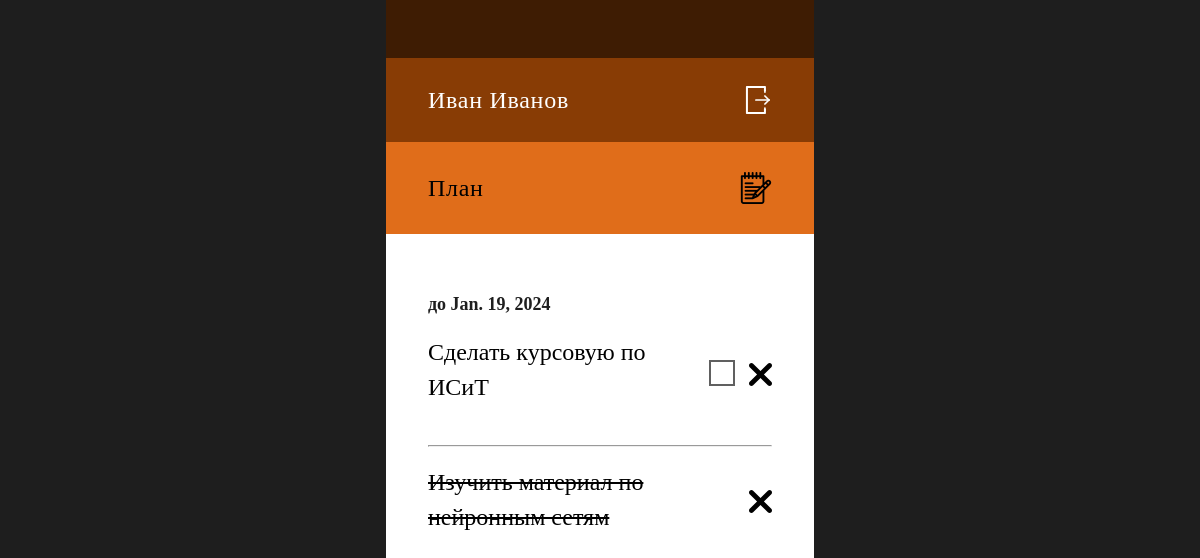
Page /plan/2/ on the committed database.
### vladimirova_app/models.py (models this page shows)
class Account(models.Model):
    mail = models.CharField(max_length=50)
    password = models.CharField(max_length=50)
    name = models.CharField(max_length=50)

class Task(models.Model):
    closed = models.BooleanField(default=False)
    deadline = models.DateField()
    body = models.CharField(max_length=150)
    parent_task = models.CharField(default='-', max_length=150)
    account_id = models.IntegerField(default=None)
    def __str__(self):
        return self.body

### vladimirova_app/views.py (the view)
# urls.py: path('plan/<int:account_id>/', views.plan, name='plan'),
def plan(request, account_id):
    account = Account.objects.get(id=account_id)
    context = {
        'account' : account,
        'active_tasks' : Task.objects.filter(account_id=account_id, closed=False),
        'closed_tasks' : Task.objects.filter(account_id=account_id, closed=True),
    }
    return render(request, 'savvinova_app/plan.html', context=context)

### vladimirova_app/templates/savvinova_app/plan.html (shortened to what this page needs)
{% load static %}
<!DOCTYPE html>
<html lang="en">
<head>
  <link rel="stylesheet" href="{% static '/css/plan_styles.css' %}">
</head>
<body>
  <section class="screen-container">
    <header>
      <div class="gradient-line-1"></div>
      <div class="gradient-line-2">
        <h2>{{account.name}}</h2>
        <a class="header-btn" href="{% url 'index' %}"><img src="{% static 'img/door.svg' %}" alt=""></a>
      </div>
      <div class="gradient-line-3">
        <h2>План</h2>
        <a class="header-btn" href="{% url 'new_task' account.id %}"><img src="{% static 'img/note.svg' %}" alt=""></a>
      </div>
    </header>
    <section class="tasks">
      {% for a_task in active_tasks %}
        <span><b>до {{a_task.deadline}}</b></span>
        <div class="task">
          <p>{{a_task}}
          </p>
          <div class="task-btns">
            <a class="task-btn-close" href="{% url 'close_task' a_task.id %}"><img src="{% static 'img/squire.svg' %}" alt=""></a>
            <a class="task-btn-remove" href="{% url 'remove_task' a_task.id %}"><img src="{% static 'img/cross.svg' %}" alt=""></a>
          </div>
        </div>
      {% endfor %}
      <hr>
      {% for c_task in closed_tasks %}
        <div class="task">
          <p><s>{{c_task}}</s></p>
          <div class="task-btns">
            <a class="task-btn-remove" href="{% url 'remove_task' c_task.id %}"><img src="{% static 'img/cross.svg' %}" alt=""></a>
          </div>
        </div>
      {% endfor %}
    </section>
  </section>
</body>
</html>

### static/css/plan_styles.css (style rules this page uses)
body { margin: 0; background-color: #1E1E1E; }
.screen-container { width: 428px; min-height: 926px; margin: auto; background: #ffffff; }
.gradient-line-1 { background-color: #3E1C03; height: 58px; }
.gradient-line-2 { background-color: #883C05; padding: 26px 42px; display: flex; justify-content: space-between; align-items: center; }
.gradient-line-3 { background-color: #E06D1A; padding: 30px 42px; display: flex; justify-content: space-between; align-items: center; }
.gradient-line-2 h2 { color: #FFF; font-family: Jura; font-size: 24px; font-style: normal; font-weight: 400; line-height: 25px; letter-spacing: 0.72px; margin: 0; }
.gradient-line-3 h2 { color: #000; font-family: Jura; font-size: 24px; font-style: normal; font-weight: 400; line-height: 25px; letter-spacing: 0.72px; margin: 0; }
.header-btn img { width: 32px; height: 32px; }
.header-btn { display: flex; align-items: center; }
.tasks { padding: 58px 42px 61px 42px; }
.task { display: flex; justify-content: space-between; align-items: center; margin-top: 18px; margin-bottom: 40px; }
.tasks span { color: #1E1E1E; text-align: left; font-family: Jura; font-size: 18px; font-style: normal; font-weight: 500; line-height: 25px; margin: 0; }
.task p { color: #000; font-family: Jura; font-size: 24px; font-style: normal; font-weight: 400; line-height: 35px; width: 261px; text-align: left; margin: 0; }
.task-btns { align-items: center; height: 20px; }
.task-btn-close { align-items: center; margin-right: 10px; }
.task-btn-remove { align-items: center; }

### rows in the picture
Account: name "Иван Иванов"
Task: deadline "Jan. 19, 2024", body "Сделать курсовую по ИСиТ"
Task: body "Изучить материал по нейронным сетям"
